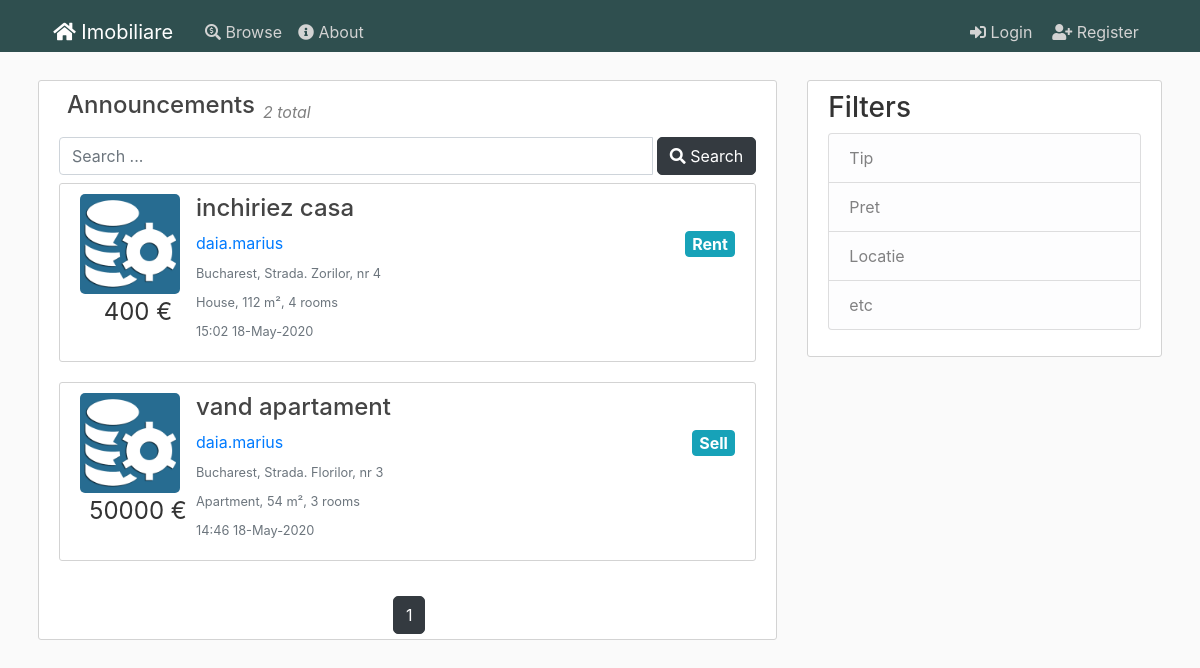
Page /home on the earlier database version.
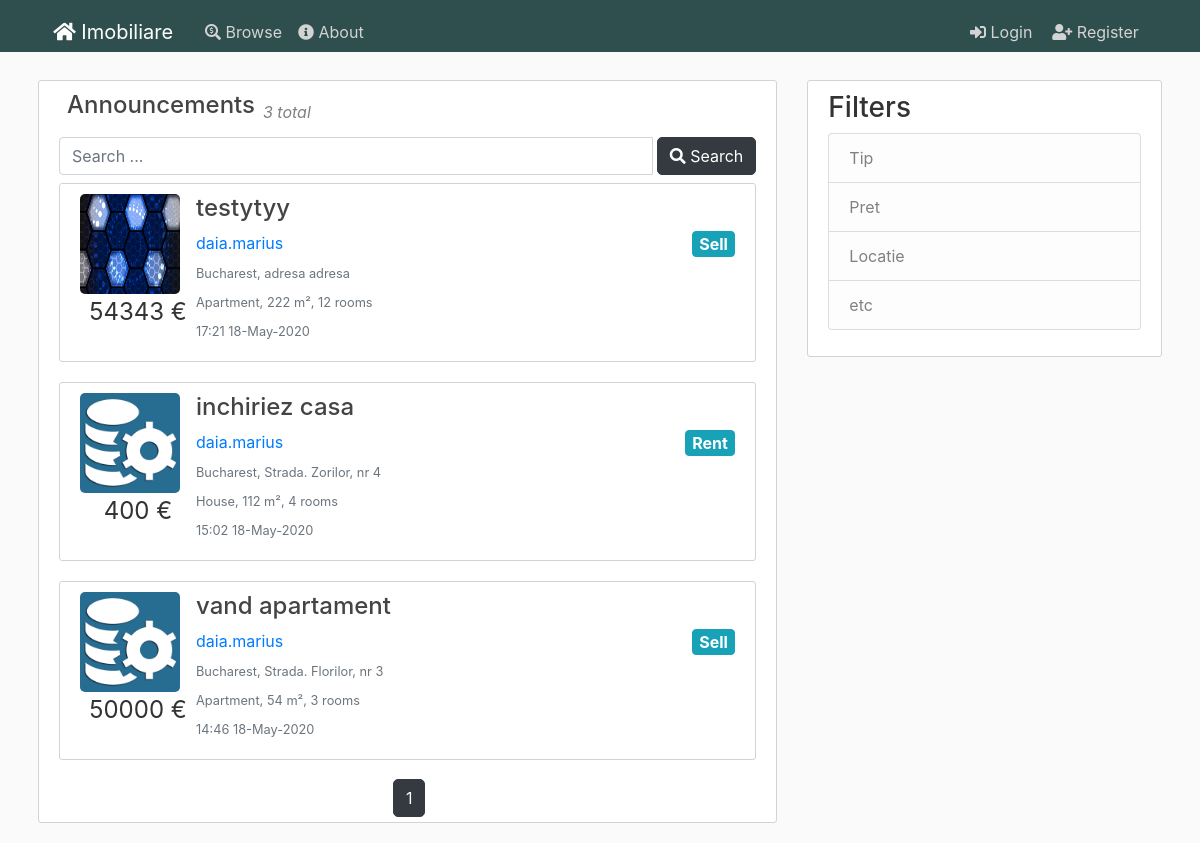
Same page on the later database version.
### flaskblog/models.py (models this page shows, shortened)
class Post(db.Model):
    id = db.Column(db.Integer, primary_key=True)
    title = db.Column(db.String(100), nullable=False)
    date_posted = db.Column(db.DateTime, nullable=False, default=datetime.utcnow)
    content = db.Column(db.Text, nullable=False)
    user_id = db.Column(db.Integer, db.ForeignKey('user.id'), nullable=False)
    city_id = db.Column(db.Integer, db.ForeignKey('city.id'), nullable=False)
    anouncement_type = db.Column(db.String(20), nullable=False)
    house_type = db.Column(db.String(20), nullable=False)
    price = db.Column(db.Integer, nullable=False)
    square_meters = db.Column(db.Integer, nullable=False)
    number_rooms = db.Column(db.Integer, nullable=False)
    address = db.Column(db.String(100), nullable=False)
    post = db.relationship('Image')

class Image(db.Model):
    id = db.Column(db.Integer, primary_key=True)
    name = db.Column(db.String(100), nullable=False)
    post_id = db.Column(db.Integer, db.ForeignKey('post.id'), nullable=False)
    post = db.relationship('Post', backref='images', lazy=True)

class User(db.Model, UserMixin):
    id = db.Column(db.Integer, primary_key=True)
    username = db.Column(db.String(20), unique=True, nullable=False)
    email = db.Column(db.String(120), unique=True, nullable=False)
    image_file = db.Column(db.String(20), nullable=False, default='default.jpg')
    password = db.Column(db.String(60), nullable=False)
    posts = db.relationship('Post', backref='author', lazy=True)

class City(db.Model):
    id = db.Column(db.Integer, primary_key=True)
    name = db.Column(db.String(100), nullable=False)
    country_id = db.Column(db.Integer, db.ForeignKey('country.id'), nullable=False)
    country = db.relationship('Country', back_populates="cities")
    posts = db.relationship('Post', backref='city', lazy=True)

### flaskblog/main/routes.py (the view)
@main.route("/")
@main.route("/home")
def home():
    page = request.args.get('page', 1, type=int)
    posts = Post.query.order_by(Post.date_posted.desc()).paginate(page=page, per_page=5)
    if not posts:
        posts=[]
    return render_template('home.html', posts=posts)

### flaskblog/templates/home.html (shortened to what this page needs)
{% extends "layout.html" %}
{% block content %}
<article class="media content-section content-fit">
  <div class="media-body">
    <div class="article-metadata d-flex flex-row  position-relative">
      <h4 class="pl-2 article-title">Announcements</h4>
      <div class="pl-2 pb-1 align-self-end">
        <em class="gray">
          {{ posts.items|length }} total
        </em>
      </div>
    </div>
    <div>
      <form action="">
        <div class="input-group mt-2 mb-2">
          <input type="text" class="form-control" placeholder="Search ...">
          <div class="input-group-btn">
            <button type="submit" class="btn btn-dark ml-1">
              <i class="fas fa-search"></i> Search
            </button>
          </div>
        </div>
      </form>
      {% for post in posts.items %}
      <article class="media content-section table-row" data-href="{{ url_for('posts.post', post_id=post.id) }}">
        <div class="article-metadata">
          {% if post.images[0] %}
          <img class="article-img" src="/static/post_pics/{{post.images[0].name}}">
          {% else %}
          <img class="rounded-circle article-img" src="{{ url_for('static', filename='defaults/house.png') }}">
          {% endif %}
          <p class="article-price text-center">{{post.price}} €</p>
        </div>
        <div class="media-body">
          <h4><a class="article-title" href="{{ url_for('posts.post', post_id=post.id) }}">{{ post.title }}</a></h4>
          <div class="article-metadata">
            <a class="mr-2"
              href="{{ url_for('users.user_posts', username=post.author.username) }}">{{ post.author.username }}</a>
            <a class="btn btn-info badge float-right article-type">{{ post.anouncement_type }}</a>
          </div>
          <div class="article-metadata">
            <small class="text-muted">{{post.city.name}}, {{post.address}}</small>
          </div>
          <div class="article-metadata">
            <small class="text-muted">{{post.house_type}}, {{post.square_meters}} m², {{post.number_rooms}} rooms</small>
          </div>
          <div class="article-metadata">
            <small class="text-muted">{{ post.date_posted.strftime('%H:%M %d-%B-%Y') }}</small>
          </div>
        </div>
      </article>
      {% endfor %}
    </div>
    <div class="p-3">
    </div>
    <div class="pagination-bottom">
      <div class="text-center">
      {% for page_num in posts.iter_pages(left_edge=1, right_edge=1, left_current=1, right_current=2) %}
        {% if page_num %}
            {% if posts.page == page_num %}
                <a class="btn btn-dark" href="{{ url_for('main.home', page=page_num) }}">{{page_num}}</a>
            {% else %}
                <a class="btn btn-outline-dark" href="{{ url_for('main.home', page=page_num) }}">{{page_num}}</a>
            {% endif %}
        {% endif %}
      {% endfor %}
      </div>
  </div>
  </div>
</article>
{% endblock content %}

### flaskblog/templates/layout.html (shortened to what this page needs)
<!DOCTYPE html>
<html>
<head>
    <link rel="stylesheet" href="https://stackpath.bootstrapcdn.com/bootstrap/4.4.1/css/bootstrap.min.css">
    <link rel="stylesheet" href="/static/css/main.css" >
    <link rel="stylesheet" href="/static/css/fontawesome.css" >
  </head>
<body>
    <header class="site-header">
      <nav class="navbar navbar-expand-md navbar-dark bg-steel fixed-top">
        <div class="container">
          <a class="navbar-brand mr-4" href="/"><i class="fas fa-home"></i> Imobiliare</a>
          <div class="collapse navbar-collapse" id="navbarToggle">
            <div class="navbar-nav mr-auto">
              <a class="nav-item nav-link" href="{{ url_for('main.home') }}"><i class="fas fa-search-dollar"></i> Browse</a>
              <a class="nav-item nav-link" href="{{ url_for('main.about') }}"><i class="fas fa-info-circle"></i> About</a>
            </div>
            <div class="navbar-nav">
              {% if current_user.is_authenticated %}
                <a class="nav-item nav-link" href="{{ url_for('posts.new_post') }}"><i class="fas fa-scroll"></i> New Post</a>
                <a class="nav-item nav-link" href="{{ url_for('users.account') }}"><i class="fas fa-user"></i> Account</a>
                <a class="nav-item nav-link" href="{{ url_for('users.logout') }}"><i class="fas fa-sign-out-alt ml-1"></i> Logout</a>
              {% else %}
                <a class="nav-item nav-link" href="{{ url_for('users.login') }}"><i class="fas fa-sign-in-alt ml-1"></i> Login</a>
                <a class="nav-item nav-link" href="{{ url_for('users.register') }}"><i class="fa fa-user-plus ml-1"></i> Register</a>
              {% endif %}
            </div>
          </div>
        </div>
      </nav>
    </header>
    <main role="main" class="container">
      <div class="row">
        <div class="col-md-8">
          {% block content %}{% endblock %}
        </div>
        <div class="col-md-4">
          <div class="content-section">
            <h3>Filters</h3>
              <ul class="list-group">
                <li class="list-group-item list-group-item-light">Tip</li>
                <li class="list-group-item list-group-item-light">Pret</li>
                <li class="list-group-item list-group-item-light">Locatie</li>
                <li class="list-group-item list-group-item-light">etc</li>
              </ul>
          </div>
        </div>
      </div>
    </main>
</body>
</html>

### flaskblog/static/css/main.css (style rules this page uses)
html { font-size: 16px; overflow-x: hidden; }
body { background: var(--bodybackground); color: var(--bodytextcolor); margin-top: 5rem; width: 100%; }
.content-fit { min-height: 70vh; position: relative; overflow-x:hidden !important; }
h1, h2, h3, h4, h5, h6 { color: var(--bodytextcolor); }
.bg-steel { background-color: var(--darkgreen); }
.site-header .navbar-nav .nav-link { color: var(--lightgray); transition: 0.5s; }
.content-section { background: var(--white); padding: 10px 20px; border: 1px solid var(--lightgray); border-radius: 3px; margin-bottom: 20px; }
.article-title { color: #444444; }
.article-img { height: 100px; width: 100px; margin-right: 16px; border-radius:5px; }
.article-price { font-size: 1.5rem; }
.article-type { font-size:1rem; }
.article-metadata { padding-bottom: 1px; margin-bottom: 4px; border-bottom: 1px solid #e3e3e3 }
.position-relative { position: relative !important; }
.content-section { overflow: auto ; width:100% !important; overflow-x: hidden !important; }
.container { width: 95% !important; }
:root { --darkgreen: #2F4F4F; --lightblue: #17a2b8; --dark: #343a40; --lightgreen: #28a745; --darkred: #b00020; --yellow: #ffc107; --white: white; --gray: gray; --lightgray: lightgray; --fadegray: #f3f3f3; --bodybackground: #fafafa; --bodytextcolor: #333333; --blueglow: rgba(41, 137, 167, 0.2); --whiteglow: rgba(254, 255, 205, 0.2); }
.gray { color: var(--gray); }
.article-metadata { border-bottom: none; }
.content-section { overflow-x: auto !important; }
.container { padding-left: 0.5rem; padding-right: 0.5rem; }
.badge { color: var(--white) !important; }
.btn-dark { color:var(--white); border-radius: 5px; transition: 0.5s; }
@media screen and (min-width: 768px) { .navbar { padding-top:0.75rem; padding-bottom: 0; } }
.pagination-bottom { position: absolute; bottom:0; width: 95%; margin-bottom: 5px; }

Differences in the rows shown:
added Post: name (picture), price "54343", title "testytyy", author.username "daia.marius", anouncement_type "Sell", city.name "Bucharest", address "adresa adresa", house_type "Apartment", square_meters "222", number_rooms "12", date_posted "17:21 18-May-2020"
Other differences:
{{ posts.items|length }}: "2" → "3"
